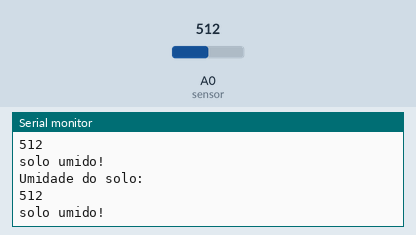
A sketch run on a simulated Arduino Uno, built with avr-gcc and run on an emulated ATmega328P. On the bench: the last lines printed to the serial monitor. The inputs (shaded band) are chosen by the test bench; at power-on: A0 (sensor) = 512.

Above: at 1.8 s.
1.9 s: A0 (sensor) set to 491
At 2.8 s:
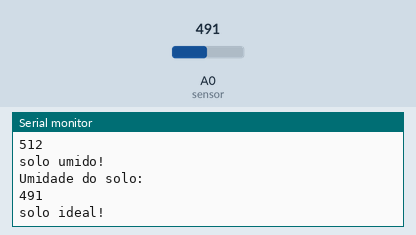
4.5 s: A0 (sensor) set to 310
At 5.5 s:
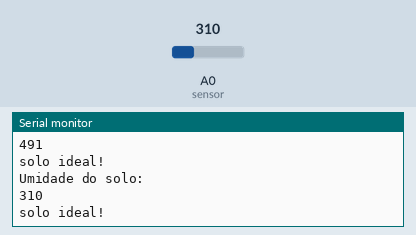
6.0 s: A0 (sensor) set to 290
At 6.8 s:
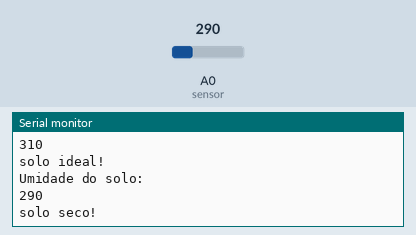
Timing chart, 0 to 9.0 s (numbered marks = the images above; inputs shaded):
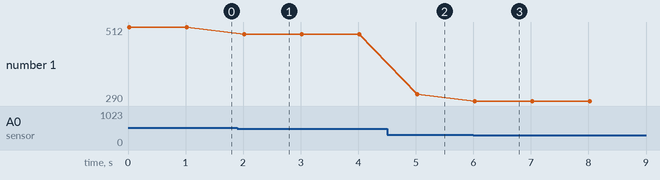

The sketch:

verificador_de_umidade_do_solo1.ino
```cpp
//Biblioteca para o sensor
#include <SoftwareSerial.h>

int sensor = A0;


void setup()
{
  //definir sensor como entrada
  pinMode(sensor, INPUT);
  // utilizar o sensor como serial
  Serial.begin(9600);

}

void loop()
{
  //guardar o valor lido pelo sensor
 int umidade = analogRead(sensor);
  //imprimindo o valor
   Serial.println("Umidade do solo:");
   Serial.println(umidade);
   //delay(1000);

  if(umidade <= 300){
    //solo seco
    Serial.println("solo seco!");
  } else{
    if(umidade <= 500){
      //solo ideal
       Serial.println("solo ideal!");
    }else{
      //solo umido
       Serial.println("solo umido!");
    }
  }
  delay(1000);
}
```

Measured:
- the behaviour switches between 501 and 500 on A0 (sensor) (found by bisection; images 0 and 1)
- the behaviour switches between 301 and 300 on A0 (sensor) (found by bisection; images 2 and 3)
- after the input at 1.9 s, the serial monitor: prints a new line after 0.12 s (image 1)
- after the input at 4.5 s, the serial monitor: prints a new line after 0.52 s (image 2)
- after the input at 6.0 s, the serial monitor: prints a new line at once (image 3)
- plotted number 1: 512 → 491 after the input at 1.9 s, 491 → 310 after the input at 4.5 s, 310 → 290 after the input at 6.0 s
